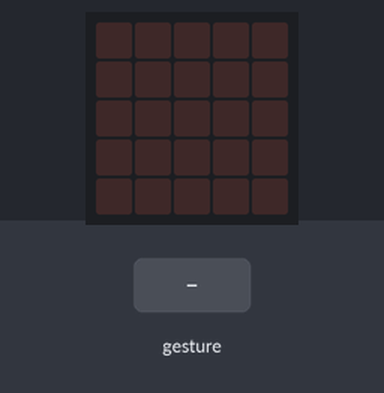
Bench run of a program on a simulated BBC micro:bit (MakeCode). Parts: the board's 5×5 LED display. The inputs (shaded band) are chosen by the test bench. Random numbers come from a fixed seed; a tilt is held for 1.5 s and a shake lasts 1 s, then the board lies face up again.

Above: at 1.2 s.
1.3 s: gesture 'shake'
At 2.2 s:
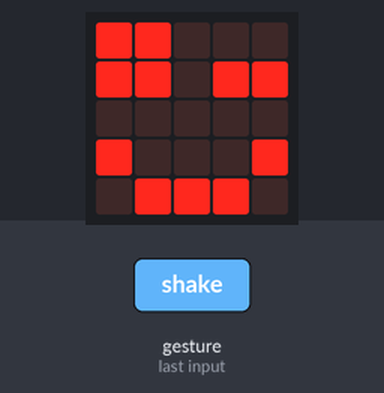
Timing chart, 0 to 4.3 s (numbered marks = the images above; inputs shaded):
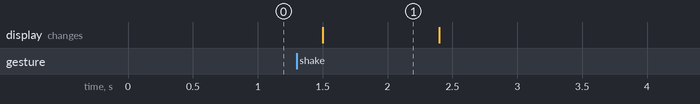

Measured:
- after the input at 1.3 s, the display: changes after 0.20 s (image 1)
- what the display in image 1 shows lasts 0.9 s, from 1.5 s to 2.4 s

The program:

main.ts
```typescript
input.onGesture(Gesture.Shake, function () {
    if (brincar >= 10) {
        brincar += -10
        basic.showLeds(`
            # # . # #
            # # . # #
            . . . . .
            # . . . #
            . # # # .
            `)
        basic.pause(500)
        basic.clearScreen()
    } else {
        basic.showLeds(`
            # # . . .
            # # . # #
            . . . . .
            # . . . #
            . # # # .
            `)
        basic.pause(500)
        basic.clearScreen()
    }
})
let brincar = 0
brincar = 0
basic.forever(function () {
    if (brincar <= 50) {
        basic.pause(randint(100, 500) / 100 * 1000)
        brincar += 1
    } else {
        basic.showLeds(`
            . # . # .
            # # . # #
            . . . . .
            # # # # #
            . . . . .
            `)
        soundExpression.sad.playUntilDone()
        basic.showLeds(`
            . . . . .
            # # . # #
            . . . . .
            . # # # .
            # . . . #
            `)
        basic.pause(500)
    }
})
```

test.ts
```typescript
// testes vão aqui; isto não será compilado quando este pacote for usado como uma extensão.
```
